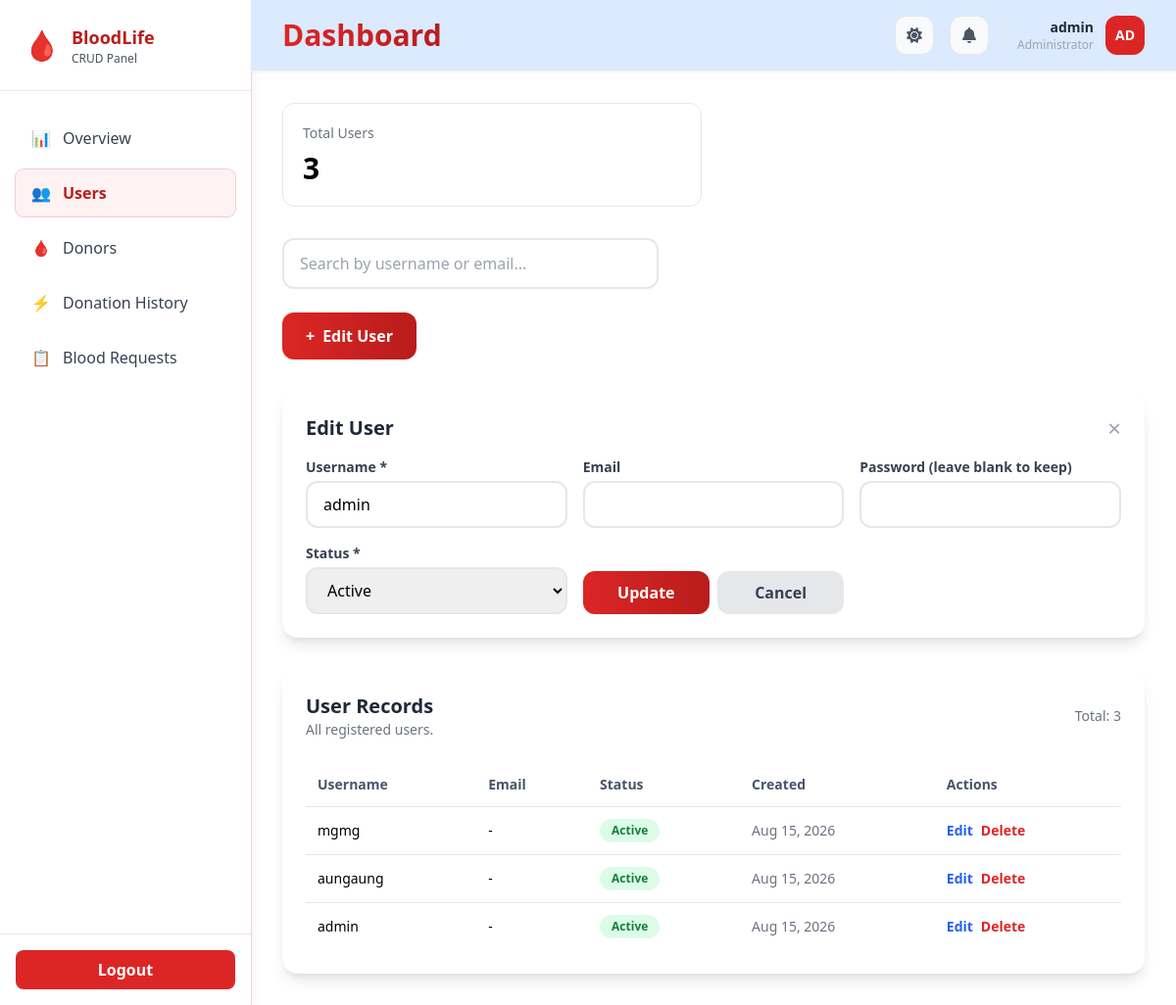
/admin/logindata.php?edit=1 (signed in), run on the app's committed database.
### tables this page shows
CREATE TABLE users (
    id INT AUTO_INCREMENT PRIMARY KEY,
    username VARCHAR(50) NOT NULL UNIQUE,
    email VARCHAR(100),
    password VARCHAR(255) NOT NULL,
    role ENUM('Admin','User') NOT NULL DEFAULT 'User',
    status ENUM('Active','Inactive') DEFAULT 'Active',
    myanmar_name VARCHAR(100) DEFAULT NULL,
    reset_token VARCHAR(255) DEFAULT NULL,
    reset_expires_at DATETIME DEFAULT NULL,
    created_at TIMESTAMP DEFAULT CURRENT_TIMESTAMP
);

### admin/logindata.php (the view, shortened to what this page needs)
<?php
require_once __DIR__ . '/../config/db.php';
$users = [];
$result = $conn->query("SELECT * FROM users ORDER BY id DESC");
if ($result && $result->num_rows > 0) {
    $users = $result->fetch_all(MYSQLI_ASSOC);
}
$stats = [
    'total' => $conn->query("SELECT COUNT(*) AS c FROM users")->fetch_assoc()['c'] ?? 0,
];
$edit_row = null;
if (isset($_GET['edit'])) {
    $edit_id = (int)$_GET['edit'];
    foreach ($users as $u) {
        if ($u['id'] == $edit_id) {
            $edit_row = $u;
            break;
        }
    }
}
?>
<!DOCTYPE html>
<html lang="en">
<head>
    <script src="https://cdn.tailwindcss.com"></script>
    <link rel="stylesheet" href="../assets/css/myanmar-font.css">
</head>
<body class="bg-gray-100">
<div class="flex min-h-screen">
    <div class="sidebar w-64 bg-white shadow-lg hover:ring-1 hover:ring-pink-500/20 hidden md:flex flex-col sticky top-0 self-start h-screen overflow-y-auto transition-colors duration-300">
        <div class="p-6 border-b border-gray-200">
            <div class="flex items-center space-x-3">
                <span class="text-3xl">🩸</span>
                <div>
                    <h1 class="font-bold text-lg text-red-700">BloodLife</h1>
                    <p class="text-xs text-gray-600">CRUD Panel</p>
                </div>
            </div>
        </div>
        <nav class="flex-1 px-4 py-6 space-y-2">
            <a href="dashboard.php" class="flex items-center space-x-3 px-4 py-3 text-gray-700 hover:bg-red-50 hover:text-red-700 hover:ring-1 hover:ring-pink-500/20 rounded-lg transition">
                <span>📊</span> <span data-i18n="overview">Overview</span>
            </a>
            <a href="logindata.php" class="flex items-center space-x-3 px-4 py-3 bg-red-50 text-red-700 font-semibold ring-1 ring-pink-500/30 rounded-lg transition">
                <span>👥</span> <span>Users</span>
            </a>
            <a href="donor_crud.php" class="flex items-center space-x-3 px-4 py-3 text-gray-700 hover:bg-red-50 hover:text-red-700 hover:ring-1 hover:ring-pink-500/20 rounded-lg transition">
                <span>🩸</span> <span>Donors</span>
            </a>
            <a href="donation_history_crud.php" class="flex items-center space-x-3 px-4 py-3 text-gray-700 hover:bg-red-50 hover:text-red-700 hover:ring-1 hover:ring-pink-500/20 rounded-lg transition">
                <span>⚡</span> <span>Donation History</span>
            </a>
            <a href="blood_requests_crud.php" class="flex items-center space-x-3 px-4 py-3 text-gray-700 hover:bg-red-50 hover:text-red-700 hover:ring-1 hover:ring-pink-500/20 rounded-lg transition">
                <span>📋</span> <span>Blood Requests</span>
            </a>
        </nav>
        <div class="p-4 border-t border-gray-200">
            <a href="logout.php" onclick="return confirm('Are you sure you want to logout?')" class="w-full bg-red-600 text-white flex justify-center py-2 rounded-lg font-semibold hover:bg-red-700 transition" data-i18n="logout">Logout</a>
        </div>
    </div>
    <main class="flex-1">
        <?php include __DIR__ . '/../includes/navbar.php'; ?>
        <div class="p-8">
            <div class="grid grid-cols-1 md:grid-cols-2 gap-6 mb-8">
                <div class="bg-white rounded-xl border p-5 stat-card">
                    <p class="text-gray-500 text-sm">Total Users</p>
                    <h3 class="text-3xl font-bold mt-2"><?= $stats['total'] ?></h3>
                </div>
            </div>
            <div class="w-96 mb-6">
                <input id="searchInput" type="text" placeholder="Search by username or email..." class="w-full border-2 border-gray-200 rounded-xl px-4 py-3 focus:outline-none focus:border-red-500 transition">
            </div>
            <div class="mb-8">
                <button onclick="toggleForm()" id="toggleFormBtn" class="bg-gradient-to-r from-red-600 to-red-700 text-white font-semibold px-6 py-3 rounded-xl hover:shadow-lg transition flex items-center gap-2">
                    <span>+</span>
                    <span><?= $edit_row ? 'Edit User' : 'Add New User' ?></span>
                </button>
            </div>
            <div id="crudForm" class="bg-white rounded-2xl shadow-lg p-6 mb-8 <?= $edit_row ? '' : 'hidden' ?>">
                <div class="flex items-center justify-between mb-4">
                    <h3 class="text-xl font-bold text-gray-800"><?= $edit_row ? 'Edit User' : 'New User' ?></h3>
                    <button onclick="toggleForm()" class="text-gray-400 hover:text-gray-600 text-2xl leading-none">&times;</button>
                </div>
                <form method="POST" class="grid grid-cols-1 md:grid-cols-2 lg:grid-cols-3 gap-4">
                    <div>
                        <label class="block text-sm font-semibold text-gray-700 mb-1">Username *</label>
                        <input type="text" name="username" value="<?= htmlspecialchars($edit_row['username'] ?? '') ?>" required class="w-full border-2 border-gray-200 rounded-xl px-4 py-2.5 focus:border-red-500 focus:ring-2 focus:ring-red-200 transition outline-none">
                    </div>
                    <div>
                        <label class="block text-sm font-semibold text-gray-700 mb-1">Email</label>
                        <input type="email" name="email" value="<?= htmlspecialchars($edit_row['email'] ?? '') ?>" class="w-full border-2 border-gray-200 rounded-xl px-4 py-2.5 focus:border-red-500 focus:ring-2 focus:ring-red-200 transition outline-none">
                    </div>
                    <div>
                        <label class="block text-sm font-semibold text-gray-700 mb-1">Password <?= $edit_row ? '(leave blank to keep)' : '*' ?></label>
                        <input type="password" name="password" value="" <?= $edit_row ? '' : 'required' ?> class="w-full border-2 border-gray-200 rounded-xl px-4 py-2.5 focus:border-red-500 focus:ring-2 focus:ring-red-200 transition outline-none">
                    </div>
                    <div>
                        <label class="block text-sm font-semibold text-gray-700 mb-1">Status *</label>
                        <select name="status" required class="w-full border-2 border-gray-200 rounded-xl px-4 py-2.5 focus:border-red-500 focus:ring-2 focus:ring-red-200 transition outline-none">
                            <?php foreach (['Active','Inactive'] as $st): ?>
                                <option value="<?= $st ?>" <?= (($edit_row['status'] ?? 'Active') === $st) ? 'selected' : '' ?>><?= $st ?></option>
                            <?php endforeach; ?>
                        </select>
                    </div>
                    <div class="flex items-end">
                        <button type="submit" name="<?= $edit_row ? 'update' : 'add' ?>" class="w-full bg-gradient-to-r from-red-600 to-red-700 text-white font-semibold py-2.5 rounded-xl hover:shadow-lg transition">
                            <?= $edit_row ? 'Update' : 'Create' ?>
                        </button>
                        <?php if ($edit_row): ?>
                            <a href="logindata.php" class="ml-2 w-full text-center bg-gray-200 text-gray-700 font-semibold py-2.5 rounded-xl hover:bg-gray-300 transition">Cancel</a>
                        <?php endif; ?>
                    </div>
                </form>
            </div>
            <div class="bg-white rounded-2xl shadow-lg p-6">
                <div class="flex items-center justify-between mb-6">
                    <div>
                        <h3 class="text-xl font-bold text-gray-800">User Records</h3>
                        <p class="text-sm text-gray-500">All registered users.</p>
                    </div>
                    <span class="text-sm text-gray-500">Total: <?= count($users) ?></span>
                </div>
                <div class="overflow-x-auto">
                    <table class="w-full text-left text-sm border-collapse">
                        <thead>
                            <tr class="bg-gray-50 text-slate-600">
                                <th class="p-3">Username</th>
                                <th class="p-3">Email</th>
                                <th class="p-3">Status</th>
                                <th class="p-3">Created</th>
                                <th class="p-3">Actions</th>
                            </tr>
                        </thead>
                        <tbody>
                            <?php if (count($users) > 0): ?>
                                <?php foreach ($users as $u): ?>
                                    <?php
                                    $statusColor = ($u['status'] ?? 'Active') === 'Active' ? 'bg-green-100 text-green-700' : 'bg-red-100 text-red-700';
                                    ?>
                                    <tr class="user-row border-t border-slate-200 hover:bg-gray-50">
                                        <td class="p-3 font-medium"><?= htmlspecialchars($u['username']) ?></td>
                                        <td class="p-3"><?= htmlspecialchars($u['email'] ?? '-') ?></td>
                                        <td class="p-3"><span class="inline-flex rounded-full px-3 py-1 text-xs font-semibold <?= $statusColor ?>"><?= htmlspecialchars($u['status']) ?></span></td>
                                        <td class="p-3 text-gray-500"><?= date('M d, Y', strtotime($u['created_at'])) ?></td>
                                        <td class="p-3">
                                            <div class="flex gap-2">
                                                <a href="logindata.php?edit=<?= $u['id'] ?>" class="text-blue-600 hover:text-blue-800 font-semibold">Edit</a>
                                                <a href="logindata.php?delete=<?= $u['id'] ?>" class="text-red-600 hover:text-red-800 font-semibold" onclick="return confirm('Delete this user?')">Delete</a>
                                            </div>
                                        </td>
                                    </tr>
                                <?php endforeach; ?>
                            <?php else: ?>
                                <tr><td colspan="6" class="p-8 text-center text-gray-500">No users found.</td></tr>
                            <?php endif; ?>
                        </tbody>
                    </table>
                </div>
            </div>
        </div>
    </main>
</div>
</body>
</html>

### admin/logindata.php (style rules this page uses)
.stat-card { transition: all 0.3s ease; }
html:not(.dark) body { background-color: #ffffff !important; background-image: none !important; }
html:not(.dark) .bg-gray-50:not(.sidebar):not(nav):not(nav *) { background-color: #ffffff !important; }
html:not(.dark) .bg-gray-100 { background-color: #ffffff !important; }

### data on the page
users: username "admin", status "Active", email "-", created_at "Aug 15, 2026"
users: username "mgmg", email "-", status "Active", created_at "Aug 15, 2026"
users: username "aungaung", email "-", status "Active", created_at "Aug 15, 2026"

### other printed values
$_SESSION['username'] "admin"
substr($_SESSION['username'] ?? 'A', 0, 2) "AD"
$stats['total'] "3"
count($users) "3"
